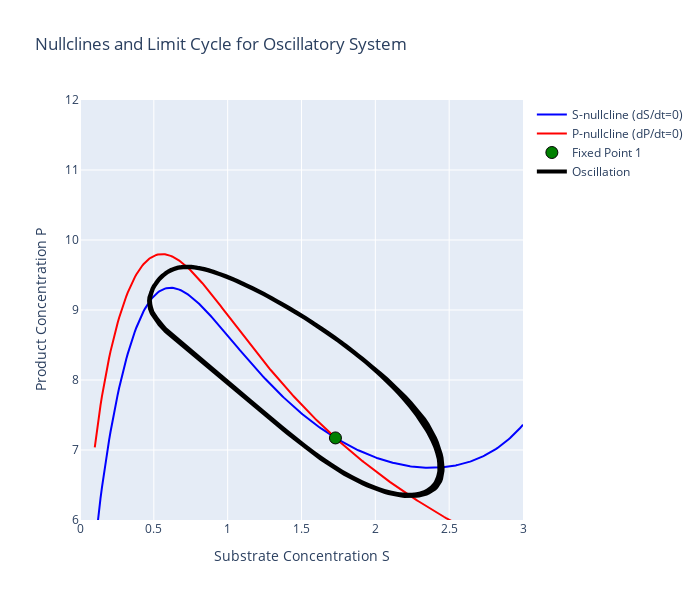

Source (notebook cell):
### Markdown cell above
## State Space Nullclines

### Code cell
import numpy as np
import plotly.graph_objects as go
from scipy.optimize import fsolve

# Oscillatory parameters
a1_fixed = 0.65

print("NULLCLINE ANALYSIS FOR OSCILLATORY SYSTEM")
print("="*50)
print(f"b1={b1}, b2={b2}")
print(f"a1={a1_fixed}, a2={a2}")
print(f"k_max={k_max}, K_m={K_m}")
print(f"k_i={k_i}")
print(f"n={n}, m={m}, q={q}")
print()

def enzymatic_rate(S, P):
    """Enzymatic rate with forward and feedback inhibition"""
    return (k_max * S**n) / (K_m**m + S**m) / (1 + k_i * P**q)

def S_nullcline(S, P):
    """S-nullcline: dS/dt = 0 => a1 - b1*S = v(S,P)"""
    return a1_fixed - b1*S - enzymatic_rate(S, P)

def P_nullcline(S, P):
    """P-nullcline: dP/dt = 0 => a2 - b2*P = -v(S,P)"""
    return a2       - b2*P + enzymatic_rate(S, P)

# Compute S-nullcline: For each S, find P such that dS/dt = 0
print("Computing S-nullcline...")
S_values = np.linspace(0.1, 3, 300)
P_S_null = []

for S in S_values:
    def equation(P):
        return S_nullcline(S, P)
    
    try:
        # Try multiple initial guesses
        solutions = []
        for P_guess in [5.0, 6.0, 7.0, 8.0]:
            result = fsolve(equation, P_guess)
            if (result[0] > 0 and result[0] < 15 and 
                abs(equation(result[0])) < 1e-6):
                solutions.append(result[0])
        
        # Remove duplicates and take the first valid solution
        if solutions:
            unique_solutions = []
            for sol in solutions:
                if not any(abs(sol - existing) < 0.1 for existing in unique_solutions):
                    unique_solutions.append(sol)
            P_S_null.append(unique_solutions[0])  # Take first branch for plotting
        else:
            P_S_null.append(np.nan)
    except:
        P_S_null.append(np.nan)

# Compute P-nullcline: For each S, find P such that dP/dt = 0
print("Computing P-nullcline...")
P_P_null = []

for S in S_values:
    def equation(P):
        return P_nullcline(S, P)
    
    try:
        # Try multiple initial guesses
        solutions = []
        for P_guess in [0.1, 1.0, 3.0, 5.0]:
            result = fsolve(equation, P_guess)
            if (result[0] > 0 and result[0] < 15 and 
                abs(equation(result[0])) < 1e-6):
                solutions.append(result[0])
        
        # Remove duplicates and take the first valid solution
        if solutions:
            unique_solutions = []
            for sol in solutions:
                if not any(abs(sol - existing) < 0.1 for existing in unique_solutions):
                    unique_solutions.append(sol)
            P_P_null.append(unique_solutions[0])  # Take first branch for plotting
        else:
            P_P_null.append(np.nan)
    except:
        P_P_null.append(np.nan)

# Create the phase portrait
fig = go.Figure()

# Plot S-nullcline
valid_S_S = []
valid_P_S = []
for S, P in zip(S_values, P_S_null):
    if not np.isnan(P):
        valid_S_S.append(S)
        valid_P_S.append(P)

fig.add_trace(go.Scatter(x=valid_S_S, y=valid_P_S, mode='lines',
                        name='S-nullcline (dS/dt=0)',
                        line=dict(color='blue', width=2)))

# Plot P-nullcline
valid_S_P = []
valid_P_P = []
for S, P in zip(S_values, P_P_null):
    if not np.isnan(P):
        valid_S_P.append(S)
        valid_P_P.append(P)

fig.add_trace(go.Scatter(x=valid_S_P, y=valid_P_P, mode='lines',
                        name='P-nullcline (dP/dt=0)',
                        line=dict(color='red', width=2)))

# Find fixed points (intersections)
print("Finding fixed points...")
fixed_points = []

# Search in S-P space
S_search = np.linspace(0.01, 1.2, 50)
P_search = np.linspace(9, 11, 50)

for S_guess in S_search:
    for P_guess in P_search:
        def equations(vars):
            S, P = vars
            return [S_nullcline(S, P), P_nullcline(S, P)]
        
        try:
            result = fsolve(equations, [S_guess, P_guess])
            S_sol, P_sol = result
            
            # Check if valid solution
            residuals = equations([S_sol, P_sol])
            if (np.linalg.norm(residuals) < 1e-4 and 
                S_sol > 0 and P_sol > 0 and 
                S_sol <= 2 and P_sol <= 15):
                
                # Check if new
                is_new = True
                for existing in fixed_points:
                    if (abs(S_sol - existing[0]) < 0.1 and 
                        abs(P_sol - existing[1]) < 0.1):
                        is_new = False
                        break
                
                if is_new:
                    fixed_points.append((S_sol, P_sol))
        except:
            continue

print(f"Found {len(fixed_points)} fixed point(s):")
for i, (S, P) in enumerate(fixed_points):
    print(f"  FP{i+1}: S = {S:.3f}, P = {P:.3f}")

# Plot fixed points
for i, (S, P) in enumerate(fixed_points):
    fig.add_trace(go.Scatter(x=[S], y=[P], mode='markers',
                            marker=dict(size=12, color='green', symbol='circle',
                                      line=dict(width=1, color='black')),
                            name=f'Fixed Point {i+1}'))

# Add a limit cycle from simulation to show oscillations
print("Adding limit cycle from simulation...")
from scipy.integrate import solve_ivp

def system_dynamics(t, variables):
    S, P = variables
    rate = enzymatic_rate(S, P)
    dSdt = a1_fixed - b1*S - rate
    dPdt = a2       - b2*P + rate
    return [dSdt, dPdt]

# Simulate to get limit cycle
sol = solve_ivp(system_dynamics, (0, 2000), [1.0, 1.0],
                t_eval=np.linspace(0, 2000, 5000), method='RK45')

# Use only the last part to avoid transients
S_cycle = sol.y[0][-2000:]
P_cycle = sol.y[1][-2000:]

fig.add_trace(go.Scatter(x=S_cycle, y=P_cycle, mode='lines',
                        name='Oscillation',
                        line=dict(color='black', width=4)))

# Update layout
fig.update_layout(
    title="Nullclines and Limit Cycle for Oscillatory System",
    xaxis_title="Substrate Concentration S",
    yaxis_title="Product Concentration P", 
    width=700,
    height=600,
    showlegend=True
)

fig.update_xaxes(range=[0, 3])
fig.update_yaxes(range=[6, 12])

fig.show()

# Mathematical analysis
print("\n" + "="*50)
print("MATHEMATICAL ANALYSIS")
print("="*50)

print("Nullcline equations:")
print("S-nullcline: a₁ - b₁·S = k_max·S/(K_m³ + S³) · 1/(1 + k_i·P²)")
print("P-nullcline: a₂ - b₂·P = -k_max·S/(K_m³ + S³) · 1/(1 + k_i·P²)")
print()
print("Rearranged:")
print("S-nullcline: P = √[(k_max·S/((a₁ - b₁·S)(K_m³ + S³)) - 1)/k_i]")
print("P-nullcline: P = [a₂ + k_max·S/((K_m³ + S³)(1 + k_i·P²))]/b₂")
print()

if len(fixed_points) == 1:
    S_fp, P_fp = fixed_points[0]
    print(f"Single fixed point at: S = {S_fp:.3f}, P = {P_fp:.3f}")
    print("This is typical for oscillatory systems - an unstable fixed point")
    print("surrounded by a stable limit cycle!")
    
    # Check stability roughly by simulating nearby
    sol_test = solve_ivp(system_dynamics, (0, 50), [S_fp + 0.1, P_fp + 0.1],
                        t_eval=[0, 50], method='RK45')
    final_S, final_P = sol_test.y[0, -1], sol_test.y[1, -1]
    distance = np.sqrt((final_S - S_fp)**2 + (final_P - P_fp)**2)
    
    if distance > 0.5:
        print("Fixed point appears UNSTABLE (spiral source)")
    else:
        print("Fixed point appears STABLE")

print("\nThe purple limit cycle shows sustained oscillations around the fixed point!")

### Figure 1 — Plotly figure (JSON) as saved in the notebook; plotly's stock layout.template omitted (floating-point values rounded to 4 significant figures; data arrays with more than 128 entries replaced by an {"elided": "..."} marker saying what was removed)
{"data": [{"line": {"color": "blue", "width": 2}, "mode": "lines", "name": "S-nullcline (dS/dt=0)", "type": "scatter", "x": {"elided": "300 float values"}, "y": {"elided": "300 float values"}}, {"line": {"color": "red", "width": 2}, "mode": "lines", "name": "P-nullcline (dP/dt=0)", "type": "scatter", "x": {"elided": "300 float values"}, "y": {"elided": "300 float values"}}, {"marker": {"color": "green", "line": {"color": "black", "width": 1}, "size": 12, "symbol": "circle"}, "mode": "markers", "name": "Fixed Point 1", "type": "scatter", "x": [1.73], "y": [7.172]}, {"line": {"color": "black", "width": 4}, "mode": "lines", "name": "Oscillation", "type": "scatter", "x": {"elided": "2000 float values"}, "y": {"elided": "2000 float values"}}], "layout": {"height": 600, "showlegend": true, "title": {"text": "Nullclines and Limit Cycle for Oscillatory System"}, "width": 700, "xaxis": {"range": [0, 3], "title": {"text": "Substrate Concentration S"}}, "yaxis": {"range": [6, 12], "title": {"text": "Product Concentration P"}}}}
